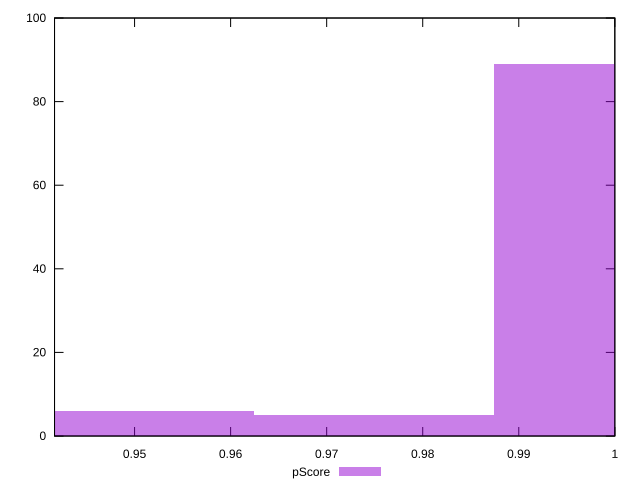

Source code (gnuplot):
reset

$pScore <<EOF
0.974916241899898 5
0.9999140942563056 89
0.9499183895434904 6
EOF

set key outside below
set boxwidth 0.02499785235640764
set xrange [0.9416666666666667:1]
set yrange [0:100]
set trange [0:100]
set style fill transparent solid 0.5 noborder
set terminal svg size 640, 490 enhanced background rgb 'white'
set output "reports/report_00031_2021-02-24T23-18-18.084Z/unused-css-rules/samples/card/pScore/histogram.svg"

plot $pScore title "pScore" with boxes

reset
